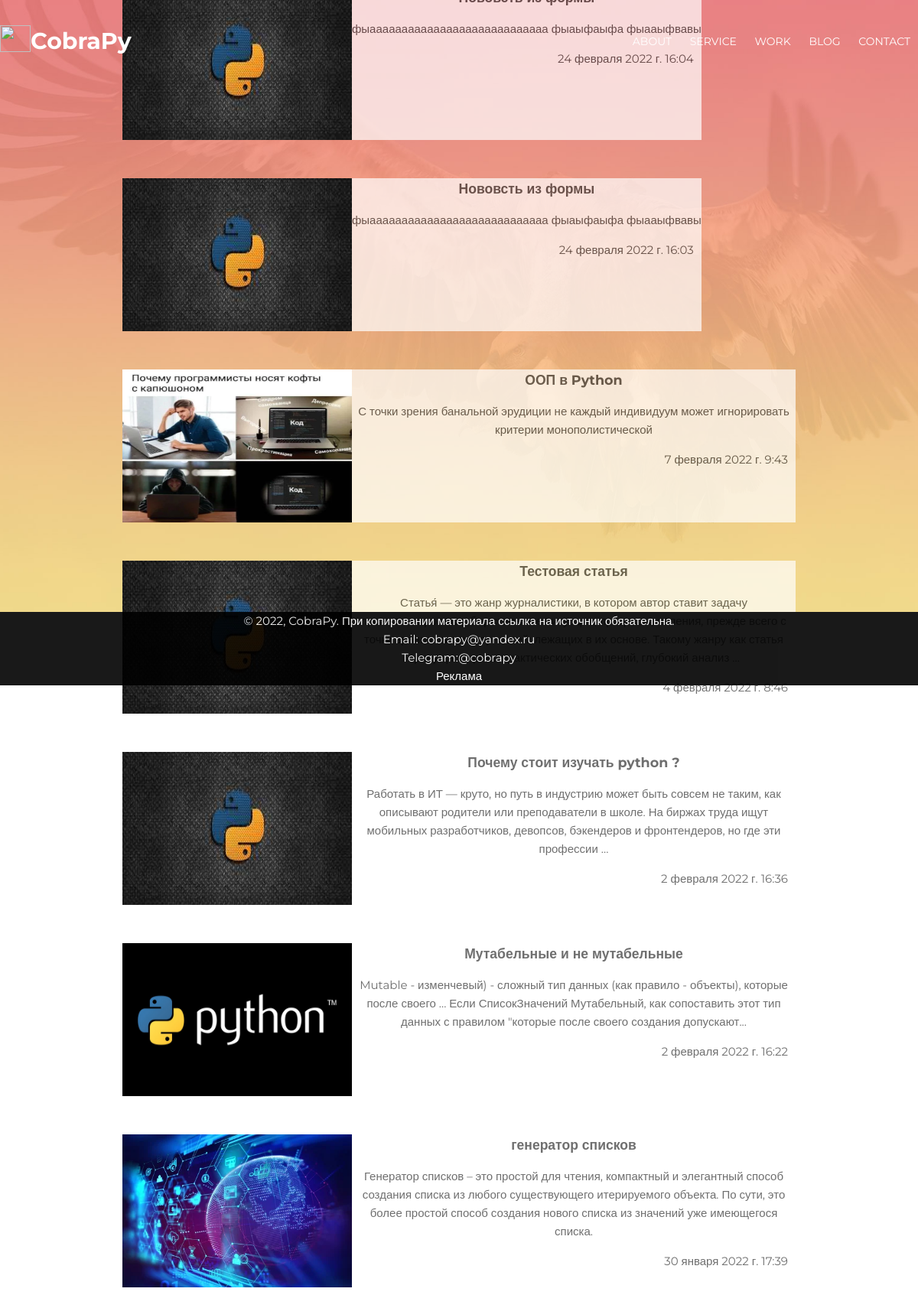
The app's page /content/ with its own data.
### myblog/models.py (models this page shows, shortened)
class Post(models.Model):
    title = models.CharField(max_length=50, verbose_name='Название')
    slug = models.SlugField(max_length=100, blank=True)
    content = models.TextField(blank=True, verbose_name='Контент')
    created_at = models.DateTimeField(auto_now_add=True)
    photo = models.ImageField(upload_to='photo/%Y/%m/%d/', blank=True)
    tags = models.ManyToManyField('Tag', blank=True)
    categories = models.ForeignKey(Category, on_delete=models.PROTECT, verbose_name='Категории')
    views = models.IntegerField(default=0, verbose_name='Кол-во просмотров')
    def get_absolute_url(self):
        return reverse('single', kwargs={'pk': self.pk})
    class Meta:
        verbose_name = 'Статья'
        verbose_name_plural = 'Статьи'
        ordering = ['-created_at']

### myblog/views.py (the view)
# urls.py: path('content/', Content.as_view(), name='content'),
class Content(ListView):
    model = Post
    template_name = 'test_content.html'
    context_object_name = 'posts'
    def get_context_data(self, *, object_list=None, **kwargs):
        context = super().get_context_data()
        return context

### myblog/templates/test_content.html (shortened to what this page needs)
{% load static %}
<!DOCTYPE html>
<html lang="en">
<head>
    <link rel="stylesheet" href="{% static 'css/test.css' %}">
</head>
<body>
<header class="header">
    <div class="container">
        <div class="header__inner">
            <div class="header__logo">
                <a href=" {% url 'content'%} ">
                <img src="https://zacharypiell.com/images/python.png" width="40" height="35"></a>
                <h1>CobraPy</h1>
            </div>
            <nav class="nav">
                <a class="nav__link" href="{% url 'index'%}">ABOUT</a>
                <a class="nav__link" href="#">SERVICE</a>
                <a class="nav__link" href="#">WORK</a>
                <a class="nav__link" href="#">Blog</a>
                <a class="nav__link" href="#">CONTACT</a>
            </nav>
        </div>
    </div>
</header>
<div class="intro">
    <div class="container">
        {% for item in posts %}
        <div class="card">
            {% if item.photo %}
                <a href="{{ item.get_absolute_url }}"> <img  src="{{ item.photo.url }}"  class="card-img-top" alt="..." ></a>
            {% else %}
                <a href="{{ item.get_absolute_url }}"> <img  class="card-img-top" alt="..." ></a>
            {% endif %}
            <div class="card-body">
                <a class="card-title" href="{{ item.get_absolute_url }}"><h3>{{item.title}}</h3></a>
                <p class="card-text" >{{ item.content|truncatewords:35 }}</p>
                <p class="card-date">{{item.created_at}}</p>
            </div>
        </div>
        {% endfor %}
    </div>
</div>
<div class="footer">
        © 2022, CobraPy. При копировании материала ссылка на источник обязательна.
        <div class="footer__link">
            <a class="footer__link" href="#">Email: cobrapy@yandex.ru</a>
            <a class="footer__link" href="#">Telegram:@cobrapy</a>
            <a class="footer__link" href="#">Реклама</a>
        </div>
</div>
</body>
</html>

### easyblog/static/css/test.css (style rules this page uses)
body { margin: 0; font-family: 'Kaushan Script', cursive; font-family: 'Montserrat', sans-serif; font-size: 15px; color: #333; line-height: 1.6; }
*, *:before, *:after { box-sizing: border-box; }
h1, h2, h3, h4, h5, h6 { margin:0; }
.container { width: 100%; max-width: 1200px; margin: 0 auto; }
.intro { display: flex; flex-direction: column; justify-content: center; width: 100%; height: 100vh; background: url(../img/bg2.jpg) center no-repeat; background-size: cover; }
.header { width: 100%; padding-top: 30px; position: absolute; top: 0; left: 0; right: 0; z-index: 1000; }
.header__inner { display: flex; justify-content: space-between; align-items: center; }
.header__logo { align-items: center; display: flex; font-size: 15px; font-width: 700; color: #fff; }
.nav { font-size: 14px; text-transform: uppercase; }
.nav__link { display: inline-block; vertical-align: top; margin:0 10px; position: relative; color: #fff; text-decoration: none; transition: color .1s linear; }
.nav__link:after { content: ""; display: block; width: 100%; height: 3px; transition: opacity .2s linear; background-color: #fce38a; opacity: 0; position: absolute; top: 100%; left: 0; z-index: 1; }
.footer { width: 100%; display: block; position:absolute; text-align: center; background-color: black; color: #fff; opacity: 0.9; }
.footer__link { display: block; color: #fff; text-decoration: none; }
.card { display: flex; text-align: center; width: 100%; max-width: 880px; margin: 50px auto; height: 200px; }
.card-title { text-decoration: none; color: #333; }
.card-body { background: #fff; opacity: 0.7; }
.card-img-top { width: 300px; height: 200px; }
.card-date { display:block; text-align: right; margin-right: 10px; }

### records on screen
Post: content "фыаааааааааааааааааааааааааааа фыаыфаыфа фыааыфвавы", created_at "24 февраля 2022 г. 16:04"
Post: title "Нововсть из формы", content "фыаааааааааааааааааааааааааааа фыаыфаыфа фыааыфвавы", created_at "24 февраля 2022 г. 16:03"
Post: photo (picture), title "ООП в Python", content "С точки зрения банальной эрудиции не каждый индивидуум может игнорировать критерии монополистической", created_at "7 февраля 2022 г. 9:43"
Post: title "Тестовая статья", content "Статья́ — это жанр журналистики, в котором автор ставит задачу…", created_at "4 февраля 2022 г. 8:46"
Post: title "Почему стоит изучать python ?", content "Работать в ИТ — круто, но путь в индустрию может быть совсем не таким, как описывают родители или преподаватели в школе. На биржах труда ищут мобильных разработчиков, девопсов, бэкендеров и фронтендеров, но где эти профессии …", created_at "2 февраля 2022 г. 16:36"
Post: photo (picture), title "Мутабельные и не мутабельные", content "Mutable - изменчевый) - сложный тип данных (как правило - объекты), которые после своего ... Если СписокЗначений Мутабельный, как сопоставить этот тип данных с правилом \"которые после своего создания допускают...", created_at "2 февраля 2022 г. 16:22"
Post: photo (picture), title "генератор списков", content "Генератор списков – это простой для чтения, компактный и элегантный способ создания списка из любого существующего итерируемого объекта. По сути, это более простой способ создания нового списка из значений уже имеющегося списка.", created_at "30 января 2022 г. 17:39"
